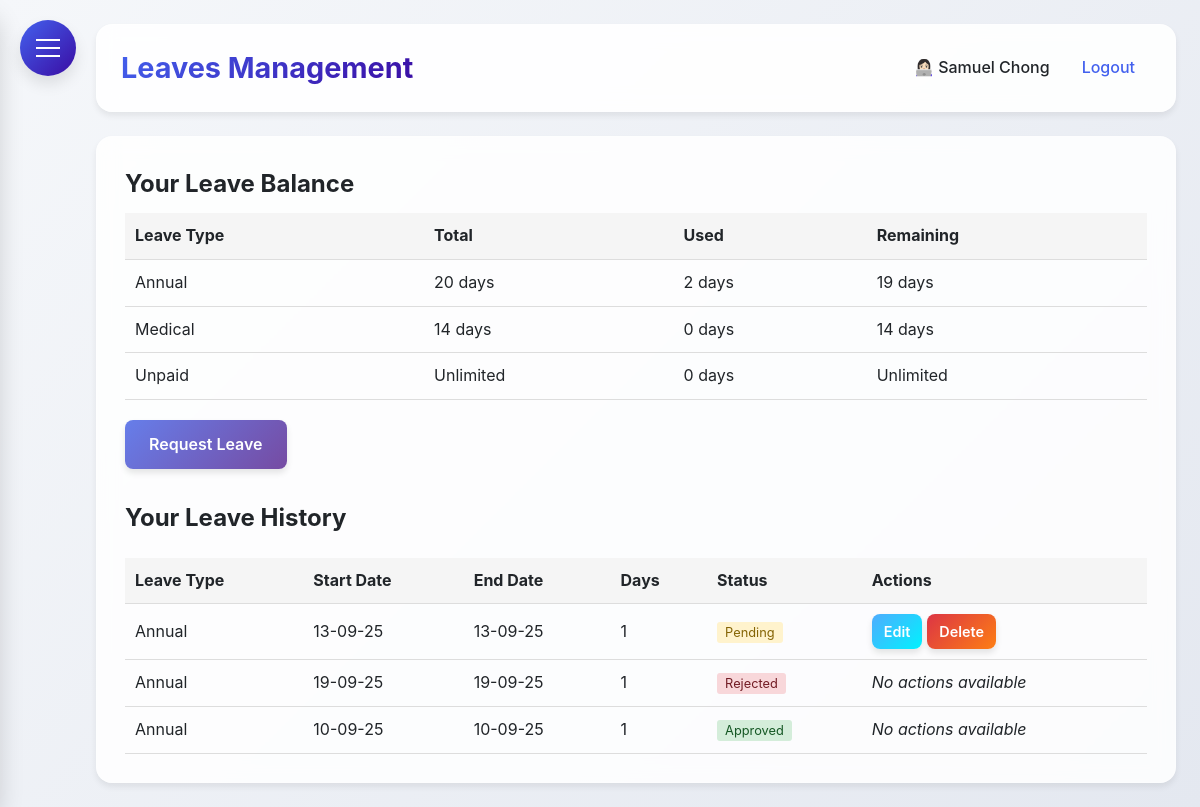
Page /leaves (signed in) on the committed database.
### HerculesSystem.py (models this page shows, shortened)
class Employee(UserMixin, db.Model):
    id = db.Column(db.Integer, primary_key=True)
    username = db.Column(db.String(80), unique=True, nullable=False)
    password = db.Column(db.String(120), nullable=False)
    full_name = db.Column(db.String(120), nullable=False)
    email = db.Column(db.String(120), unique=True, nullable=False)
    nationality = db.Column(db.String(80), nullable=False)
    employee_id = db.Column(db.String(80), unique=True, nullable=False)
    hire_date = db.Column(db.Date)
    is_admin = db.Column(db.Boolean, default=False)
    user_type = db.Column(db.String(20), default='employee')
    last_clock_in = db.Column(db.DateTime)
    last_clock_out = db.Column(db.DateTime)
    last_lunch_start = db.Column(db.DateTime)
    last_lunch_end = db.Column(db.DateTime)
    leave_balances = db.relationship('LeaveBalance', back_populates='employee', lazy=True)

class LeaveBalance(db.Model):
    id = db.Column(db.Integer, primary_key=True)
    employee_id = db.Column(db.Integer, db.ForeignKey('employee.id'), nullable=False)
    leave_type = db.Column(db.String(20), nullable=False)
    total_days = db.Column(db.Integer, default=0)
    used_days = db.Column(db.Integer, default=0)
    remaining_days = db.Column(db.Integer, default=0)
    updated_at = db.Column(db.DateTime, default=datetime.utcnow)
    employee = db.relationship('Employee', back_populates='leave_balances')

class LeaveRequest(db.Model):
    id = db.Column(db.Integer, primary_key=True)
    employee_id = db.Column(db.Integer, db.ForeignKey('employee.id'), nullable=False)
    start_date = db.Column(db.Date, nullable=False)
    end_date = db.Column(db.Date, nullable=False)
    leave_type = db.Column(db.String(50), nullable=False)
    reason = db.Column(db.Text)
    attachment_filename = db.Column(db.String(255))
    status = db.Column(db.String(20), default='pending')
    days_requested = db.Column(db.Integer, nullable=False)
    created_at = db.Column(db.DateTime, default=datetime.utcnow)
    approved_at = db.Column(db.DateTime)
    employee = db.relationship('Employee', backref=db.backref('leave_requests', lazy=True))

### HerculesSystem.py (the view)
@app.route('/leaves')
@login_required
def leaves():
    if current_user.user_type in ['admin', 'supervisor']:
        pending_requests = LeaveRequest.query.filter_by(status='pending').all()
        return render_template('leaves.html', pending_requests=pending_requests)
    else:
        user_requests = LeaveRequest.query.filter_by(employee_id=current_user.id).order_by(LeaveRequest.created_at.desc()).all()
        return render_template('leaves.html', user_requests=user_requests)

### templates/leaves.html (shortened to what this page needs)
{% extends "base.html" %}
{% block content %}
{% if current_user.user_type in ['admin', 'supervisor'] %}
<div style="display: flex; gap: 10px; margin-bottom: 20px;">
    <a href="{{ url_for('all_leaves') }}" class="btn" style="background: linear-gradient(135deg, #667eea 0%, #764ba2 100%);">
        All Leaves
    </a>
    <a href="{{ url_for('manage_leave_balances') }}" class="btn" style="background: linear-gradient(135deg, #4facfe 0%, #2986cc 100%);">
        Manage Leaves
    </a>
</div>
<h2>Pending Leave Requests</h2>
{% if pending_requests %}
<table class="pending-requests-table desktop-view" style="width: 100%; border-collapse: collapse; margin-top: 20px;">
    <thead>
        <tr style="background: #f5f5f5;">
            <th style="padding: 10px; text-align: left; border-bottom: 1px solid #ddd;">Employee</th>
            <th style="padding: 10px; text-align: left; border-bottom: 1px solid #ddd;">Leave Type</th>
            <th style="padding: 10px; text-align: left; border-bottom: 1px solid #ddd;">Start Date</th>
            <th style="padding: 10px; text-align: left; border-bottom: 1px solid #ddd;">End Date</th>
            <th style="padding: 10px; text-align: left; border-bottom: 1px solid #ddd;">Days</th>
            <th style="padding: 10px; text-align: left; border-bottom: 1px solid #ddd;">Reason</th>
            <th style="padding: 10px; text-align: left; border-bottom: 1px solid #ddd;">Attachment</th>
            <th style="padding: 10px; text-align: left; border-bottom: 1px solid #ddd;">Actions</th>
        </tr>
    </thead>
    <tbody>
        {% for request in pending_requests %}
        <tr>
            <td style="padding: 10px; border-bottom: 1px solid #ddd;">{{ request.employee.full_name }}</td>
            <td style="padding: 10px; border-bottom: 1px solid #ddd;">{{ request.leave_type|title }}</td>
            <td style="padding: 10px; border-bottom: 1px solid #ddd;">{{ request.start_date.strftime('%d-%m-%y') }}</td>
            <td style="padding: 10px; border-bottom: 1px solid #ddd;">{{ request.end_date.strftime('%d-%m-%y') }}</td>
            <td style="padding: 10px; border-bottom: 1px solid #ddd;">{{ request.days_requested }}</td>
            <td style="padding: 10px; border-bottom: 1px solid #ddd;">{{ request.reason }}</td>
            <td style="padding: 10px; border-bottom: 1px solid #ddd;">
                {% if request.attachment_filename %}
                    <a href="{{ url_for('download_attachment', filename=request.attachment_filename) }}" target="_blank" style="color: #4361ee; text-decoration: none;">
                        View Attachment
                    </a>
                {% else %}
                    None
                {% endif %}
            </td>
            <td style="padding: 10px; border-bottom: 1px solid #ddd;">
                <div style="display: flex; flex-direction: column; gap: 5px;">
                    <a href="{{ url_for('approve_leave', request_id=request.id) }}" class="btn btn-sm" style="background: linear-gradient(135deg, #28a745 0%, #20c997 100%);">
                        Approve
                    </a>
                    <a href="{{ url_for('reject_leave', request_id=request.id) }}" class="btn btn-sm" style="background: linear-gradient(135deg, #dc3545 0%, #fd7e14 100%);">
                        Reject
                    </a>
                </div>
            </td>
        </tr>
        {% endfor %}
    </tbody>
</table>
<div class="mobile-view" style="display: none;">
    {% for request in pending_requests %}
    <div style="border: 1px solid #ddd; border-radius: 5px; padding: 15px; margin-bottom: 15px;">
        <div style="margin-bottom: 10px;">
            <strong>Employee:</strong> {{ request.employee.full_name }}
        </div>
        <div style="margin-bottom: 10px;">
            <strong>Leave Type:</strong> {{ request.leave_type|title }}
        </div>
        <div style="margin-bottom: 10px;">
            <strong>Dates:</strong> {{ request.start_date.strftime('%d-%m-%y') }} to {{ request.end_date.strftime('%d-%m-%y') }}
        </div>
        <div style="margin-bottom: 10px;">
            <strong>Days:</strong> {{ request.days_requested }}
        </div>
        <div style="margin-bottom: 10px;">
            <strong>Reason:</strong> {{ request.reason }}
        </div>
        <div style="margin-bottom: 10px;">
            <strong>Attachment:</strong>
            {% if request.attachment_filename %}
                <a href="{{ url_for('download_attachment', filename=request.attachment_filename) }}" target="_blank" style="color: #4361ee; text-decoration: none;">
                    View Attachment
                </a>
            {% else %}
                None
            {% endif %}
        </div>
        <div style="display: flex; flex-direction: column; gap: 10px; margin-top: 15px;">
            <a href="{{ url_for('approve_leave', request_id=request.id) }}" class="btn btn-sm" style="background: linear-gradient(135deg, #28a745 0%, #20c997 100%);">
                Approve
            </a>
            <a href="{{ url_for('reject_leave', request_id=request.id) }}" class="btn btn-sm" style="background: linear-gradient(135deg, #dc3545 0%, #fd7e14 100%);">
                Reject
            </a>
        </div>
    </div>
    {% endfor %}
</div>
{% else %}
<p>No pending leave requests.</p>
{% endif %}
{% else %}
<h2>Your Leave Balance</h2>
<table style="width: 100%; border-collapse: collapse; margin-top: 10px; margin-bottom: 20px;">
    <thead>
        <tr style="background: #f5f5f5;">
            <th style="padding: 10px; text-align: left; border-bottom: 1px solid #ddd;">Leave Type</th>
            <th style="padding: 10px; text-align: left; border-bottom: 1px solid #ddd;">Total</th>
            <th style="padding: 10px; text-align: left; border-bottom: 1px solid #ddd;">Used</th>
            <th style="padding: 10px; text-align: left; border-bottom: 1px solid #ddd;">Remaining</th>
        </tr>
    </thead>
    <tbody>
        {% for balance in current_user.leave_balances %}
        <tr>
            <td style="padding: 10px; border-bottom: 1px solid #ddd;">{{ balance.leave_type|title }}</td>
            <td style="padding: 10px; border-bottom: 1px solid #ddd;">
                {% if balance.leave_type == 'unpaid' %}Unlimited{% else %}{{ balance.total_days }} days{% endif %}
            </td>
            <td style="padding: 10px; border-bottom: 1px solid #ddd;">{{ balance.used_days }} days</td>
            <td style="padding: 10px; border-bottom: 1px solid #ddd;">
                {% if balance.leave_type == 'unpaid' %}Unlimited{% else %}{{ balance.remaining_days }} days{% endif %}
            </td>
        </tr>
        {% endfor %}
    </tbody>
</table>
<div style="margin-bottom: 30px;">
    <a href="{{ url_for('request_leave') }}" class="btn" style="background: linear-gradient(135deg, #667eea 0%, #764ba2 100%); padding: 12px 24px; font-size: 1rem;">
        Request Leave
    </a>
</div>
<h2>Your Leave History</h2>
{% if user_requests %}
<table style="width: 100%; border-collapse: collapse; margin-top: 20px;">
    <thead>
        <tr style="background: #f5f5f5;">
            <th style="padding: 10px; text-align: left; border-bottom: 1px solid #ddd;">Leave Type</th>
            <th style="padding: 10px; text-align: left; border-bottom: 1px solid #ddd;">Start Date</th>
            <th style="padding: 10px; text-align: left; border-bottom: 1px solid #ddd;">End Date</th>
            <th style="padding: 10px; text-align: left; border-bottom: 1px solid #ddd;">Days</th>
            <th style="padding: 10px; text-align: left; border-bottom: 1px solid #ddd;">Status</th>
            <th style="padding: 10px; text-align: left; border-bottom: 1px solid #ddd;">Actions</th>
        </tr>
    </thead>
    <tbody>
        {% for request in user_requests %}
        <tr>
            <td style="padding: 10px; border-bottom: 1px solid #ddd;">{{ request.leave_type|title }}</td>
            <td style="padding: 10px; border-bottom: 1px solid #ddd;">{{ request.start_date.strftime('%d-%m-%y') }}</td>
            <td style="padding: 10px; border-bottom: 1px solid #ddd;">{{ request.end_date.strftime('%d-%m-%y') }}</td>
            <td style="padding: 10px; border-bottom: 1px solid #ddd;">{{ request.days_requested }}</td>
            <td style="padding: 10px; border-bottom: 1px solid #ddd;">
                <span style="
                    padding: 3px 8px;
                    border-radius: 3px;
                    font-size: 0.8rem;
                    {% if request.status == 'approved' %}
                        background: #d4edda; color: #155724;
                    {% elif request.status == 'rejected' %}
                        background: #f8d7da; color: #721c24;
                    {% else %}
                        background: #fff3cd; color: #856404;
                    {% endif %}
                ">
                    {{ request.status|title }}
                </span>
            </td>
            <td style="padding: 10px; border-bottom: 1px solid #ddd;">
                {% if request.status == 'pending' %}
                <div style="display: flex; gap: 5px;">
                    <a href="{{ url_for('edit_leave', request_id=request.id) }}"
                       class="btn btn-sm" style="background: linear-gradient(135deg, #4facfe 0%, #00f2fe 100%);">
                        Edit
                    </a>
                    <a href="{{ url_for('delete_leave', request_id=request.id) }}"
                       class="btn btn-sm" style="background: linear-gradient(135deg, #dc3545 0%, #fd7e14 100%);"
                       onclick="return confirm('Are you sure you want to delete this leave request?')">
                        Delete
                    </a>
                </div>
                {% else %}
                <em>No actions available</em>
                {% endif %}
            </td>
        </tr>
        {% endfor %}
    </tbody>
</table>
{% else %}
<p>You haven't submitted any leave requests yet.</p>
{% endif %}
{% endif %}
{% endblock %}

### templates/base.html (shortened to what this page needs)
<!DOCTYPE html>
<html lang="en">
<head>
</head>
<body>
    <div class="hamburger-menu" id="hamburgerMenu">
        <span></span>
    </div>
    <div class="main-content" id="mainContent">
        <div class="header">
            <h1>{% block header %}Hercules HR{% endblock %}</h1>
            <div class="user-info">
                {% if current_user.is_authenticated %}
                <span>👩🏻‍💻 {{ current_user.full_name }}</span>
                <a href="{{ url_for('logout') }}">Logout</a>
                {% else %}
                <a href="{{ url_for('login') }}">Login</a>
                {% endif %}
            </div>
        </div>
        <div class="content">
            {% block content %}{% endblock %}
        </div>
    </div>
</body>
</html>

### rows in the picture
Employee: full_name "Samuel Chong"
LeaveBalance: leave_type "Annual", total_days "20", used_days "2", remaining_days "19"
LeaveBalance: leave_type "Medical", total_days "14", used_days "0", remaining_days "14"
LeaveBalance: leave_type "Unpaid", shows "Unlimited", used_days "0"
LeaveRequest: leave_type "Annual", start_date "13-09-25", end_date "13-09-25", days_requested "1", status "Pending"
LeaveRequest: leave_type "Annual", start_date "19-09-25", end_date "19-09-25", days_requested "1", status "Rejected", shows "No actions available"
LeaveRequest: leave_type "Annual", start_date "10-09-25", end_date "10-09-25", days_requested "1", status "Approved", shows "No actions available"
